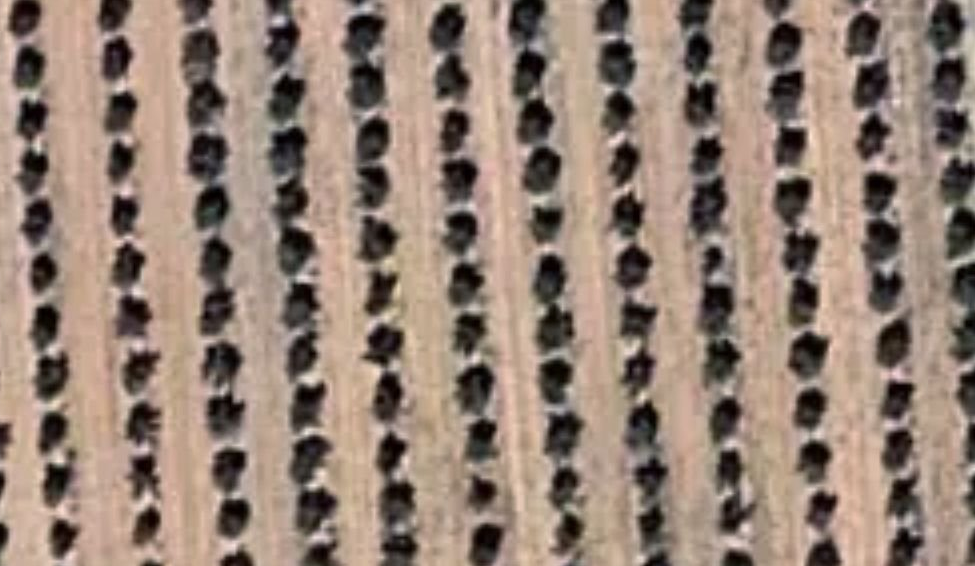
#> input picture tmp/tmpImg_1711987023.png, 975 x 566 px; its folder holds only this picture in this run
$ python -i image_transformations.py   (imports and definitions only)
#> lines starting #> are read from the running program, lines starting #| are printed output that depends on the picture; after the words box and inside, x2 and y2 are one past the last pixel; in counts of white or black regions, pixels touching at a corner belong together
#> further down, picture is the input picture: shape (566, 975, 3); mean B, G, R 118, 130.6, 149.9
from pathlib import Path
import numpy as np
import cv2
import os

import rasterio
from utils.FiveMapGenerator import FiveMap
from utils.tiffGenerator import point_to_square_coordinates, pixel_to_elevation
from utils.kmlGenerator import KMLDocument

base_dir = Path(__file__).parent.parent
distancia = 48


# [24 lines left out: functions tr_colores, create_mask, not called in this run]


def create_otsu(masked_img):
    gray_img = cv2.cvtColor(masked_img, cv2.COLOR_BGR2GRAY)
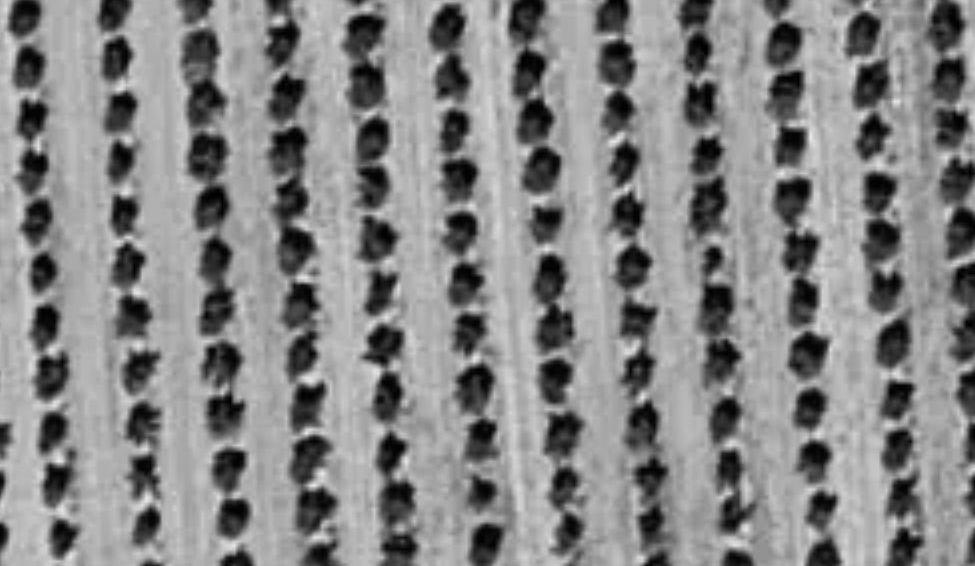
#> gray_img: shape (566, 975); min 0, max 234, mean 135
    blur = cv2.GaussianBlur(gray_img, (19, 19), 0)
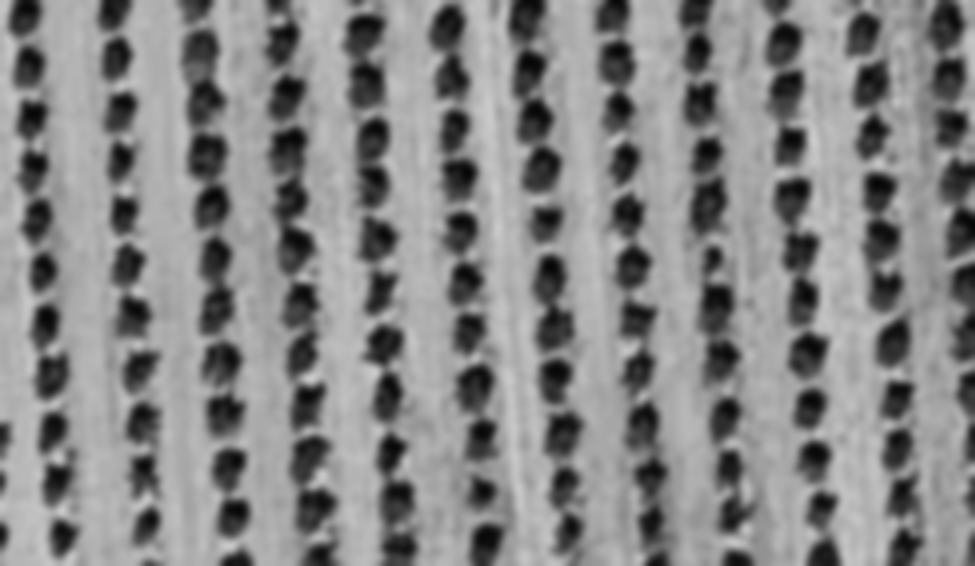
#> blur: shape (566, 975); min 6, max 204, mean 135
    _, thr = cv2.threshold(blur, 0, 255, cv2.THRESH_BINARY + cv2.THRESH_OTSU)
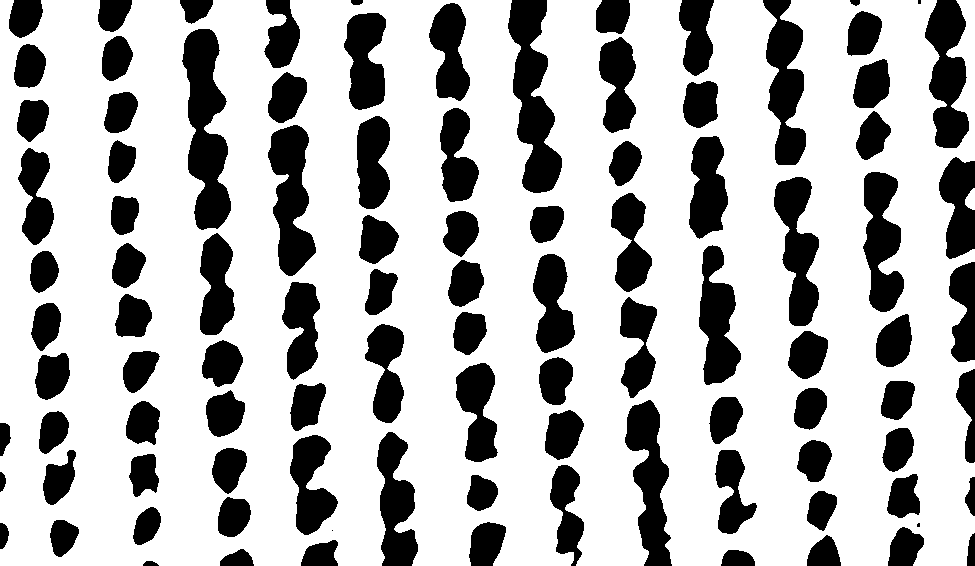
#> thr: shape (566, 975); 71.8% white; 100 black regions (3 under 20 px), largest, box (x1, y1, x2, y2) and area: (182, 29, 231, 230) 5946, (508, 0, 562, 193) 5630, (268, 125, 316, 276) 4344
    return thr


# [380 lines left out: functions create_image_detection, locate_char_v2, locate_char, write_files, calcular_centro, find_and_sort_contours and 1 more, not called in this run]

>>> import cv2
>>> picture = cv2.imread('../tmp/tmpImg_1711987023.png')
>>> result = create_otsu(picture)
